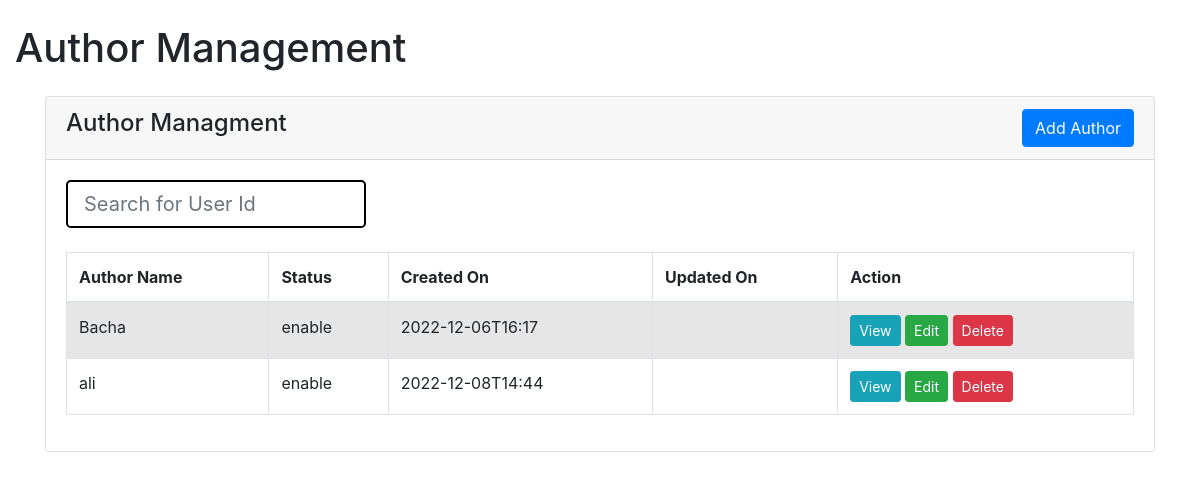
Page /admin/includes/home2.php on the committed database.
### tables this page shows
CREATE TABLE `lms_author` (
  `id` int(6) NOT NULL,
  `Author_name` varchar(191) NOT NULL,
  `Author_status` varchar(191) NOT NULL,
  `created_on` varchar(191) NOT NULL,
  `updated_on` varchar(191) NOT NULL
);

### admin/includes/home2.php (the view, shortened to what this page needs)
<!doctype html>
<html lang="en">
  <head>
    <link href="https://cdn.jsdelivr.net/npm/bootstrap@5.1.3/dist/css/bootstrap.min.css" rel="stylesheet">
    <link rel="stylesheet" href="https://cdn.jsdelivr.net/npm/bootstrap@4.1.3/dist/css/bootstrap.min.css">
    <link rel="stylesheet" href="//cdn.jsdelivr.net/npm/alertifyjs@1.13.1/build/css/alertify.min.css"/>
</head>
<body>
<div class="container-fluid py-4" style="min-height: 700px;" style="width: 100%;">
	<h1>Author Management</h1>
<div class="container mt-4">
    <div class="row">
        <div class="col-md-12">
            <div class="card">
                <div class="card-header">
                    <h4>Author Managment
                        <button type="button" class="btn btn-primary float-end" data-bs-toggle="modal" data-bs-target="#studentAddModal">
                            Add Author
                        </button>
                    </h4>
                </div>
                <div class="card-body">
				<input class="form-control form-control-lg form-control-borderless" type="text" id="searchh" autocomplete="off" placeholder="Search for User Id">
                <br>
				<table id="myTable" class="table table-bordered table-striped">
                        <thead>
                            <tr>
                                <th>Author Name</th>
                                <th>Status</th>
                                <th>Created On</th>
                                <th>Updated On</th>
                                <th>Action</th>
                            </tr>
                        </thead>
                        <tbody>
                            <?php
                            require './dbconn.php';
                            $query = "SELECT * FROM lms_Author";
                            $query_run = mysqli_query($con, $query);
                            if(mysqli_num_rows($query_run) > 0)
                            {
                                foreach($query_run as $student)
                                {
                                    ?>
                                    <tr>
                                        <td><?= $student['Author_name'] ?></td>
                                        <td><?= $student['Author_status'] ?></td>
                                        <td><?= $student['created_on'] ?></td>
                                        <td><?= $student['updated_on'] ?></td>
                                        <td>
                                            <button type="button" value="<?=$student['id'];?>" class="viewStudentBtn btn btn-info btn-sm">View</button>
                                            <button type="button" value="<?=$student['id'];?>" class="editStudentBtn btn btn-success btn-sm">Edit</button>
                                            <button type="button" value="<?=$student['id'];?>" class="deleteStudentBtn btn btn-danger btn-sm">Delete</button>
                                        </td>
                                    </tr>
                                    <?php
                                }
                            }
                            ?>
                        </tbody>
                    </table>
                </div>
            </div>
        </div>
    </div>
</div>
</div>
</body>
</html>

### admin/includes/home2.php (style rules this page uses)
#searchh { width: 300px; background-color: white; border: 2px solid black; }

### rows in the picture
lms_author: Author_name "Bacha", Author_status "enable", created_on "2022-12-06T16:17", $student['id'] 3 (drawn)
lms_author: Author_name "ali", Author_status "enable", created_on "2022-12-08T14:44", $student['id'] 4 (drawn)
